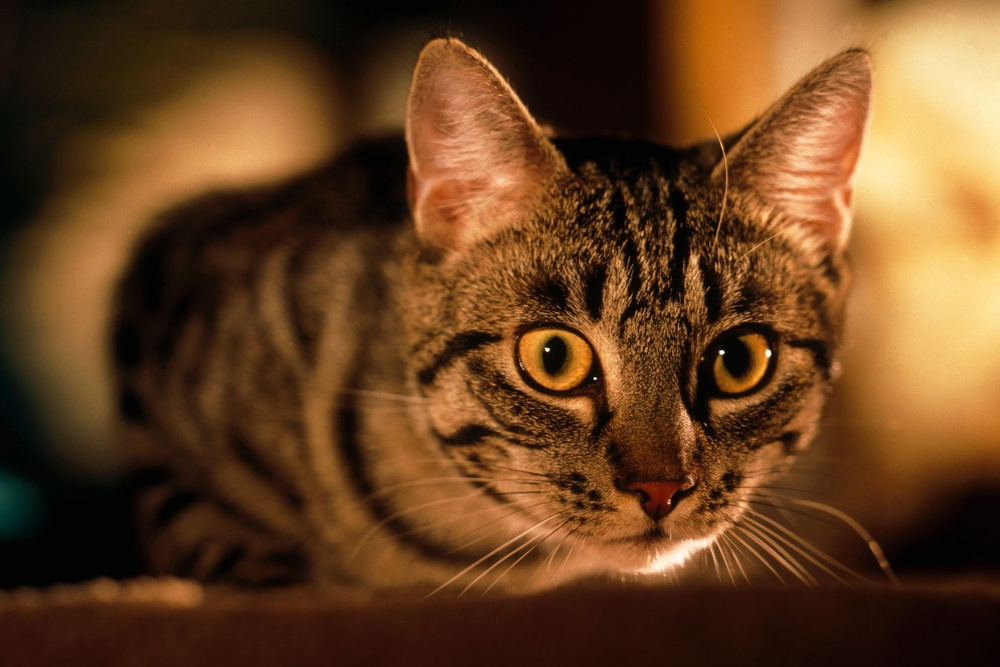
#> input picture sample_image.jpg, 1000 x 667 px, shrunk from 1800 x 1200 before the run
$ jupyter execute '05. OpenCV Usage.ipynb'   (shell and % lines are left out)
#> lines starting #> are read from the running program, lines starting #| are printed output that depends on the picture
# Getting Started with OpenCV

This notebook has two main objectives:
1. Getting familiar with OpenCV - its installation and some of its basic usage.
2. Looking at the data we will use - this will give you a lot of context for all the upcoming sessions.

## 1. Familiarisation with OpenCV

OpenCV is a hugely popular image processing library. It is used in a number of image processing applications. A lot of the backend processing of OpenCV is done in C++, which makes it very fast.

Before anything else, we need to install OpenCV.

> ### A. Installing OpenCV

#### For Windows users

- Go to [this website](https://www.lfd.uci.edu/~gohlke/pythonlibs/#opencv). It contains the 'wheel files' for several packages, which are present with a .whl extension. Do a Ctrl-F and find the ones for OpenCV.

- Download the .whl file appropriate to your *Python version* and *OS specifications* (most likely, you will be using a Python version greater than 3.4, so use that)

- Navigate to the file where the .whl file is present

- Make sure you have `pip` present on your machine. [This tutorial page](https://pythonprogramming.net/using-pip-install-for-python-modules/) can help you install `pip` if you don't have it.

- Run the following code:

`pip install wheel-name.whl`

- If pip is not present in your PATH variables, you may have to point to where pip is installed:

`C:\Python34\Scripts\Pip install <wheel-name>.whl`

#### For Mac users

- Open Terminal

- Run the following command

`apt-get install python3-OpenCV`

#### For conda installation

If you are running Python via Anaconda, you can run a simple conda install:

`conda install opencv`

In case you want more details, [here is a website](https://pythonprogramming.net/loading-images-python-opencv-tutorial/) that talks about these installations in detail. The link also tells you how to install numpy and matplotlib - most of you already have it, and you don't need to install it again.

> ### B. Importing OpenCV

OpenCV is one of those libraries that is known to have issues in importing.

To ensure that these issues don't happen to you, there's an easy trick. Before importing OpenCV, you can basically point your Jupyter notebook to the correct path where OpenCV is installed.

#### Resolving import issues in OpenCV

Sometimes, it might be that you have two conflicting Python versions (one from a regular install, one from Anaconda). This may cause cv2 to not work. One of the ways to fix this is go to your command line (Terminal for Mac), open Python from there and run these commands:

`import site
site.getsitepackages()`

You will get a list of site packages. Then, run the same commands on Jupyter. If your Terminal site packages has an extra site package location, add it to your site packages with the following commands.

`import sys
sys.path.append('<extra paths found in terminal but not in Jupyter, separated by commas>')`

> ### C. Working with Images using OpenCV

Once you have installed OpenCV, you can experiment with images

[cell 1]
# First, import OpenCV. The Python name for this is 'cv2'
import cv2

[cell 2]
# Run these if OpenCV doesn't load
import sys
#sys.path.append('/Library/Frameworks/Python.framework/Versions/3.6/lib/python3.6/site-packages/cv2/')

[cell 3]
# Next, import libraries that will aid OpenCV
import numpy as np
import matplotlib.pyplot as plt

[cell 4]
# Let's do some basic operations using OpenCV
# Reading an image
img = cv2.imread('sample_image.jpg')# You can replace this file path by your own file path.
#> img is the input picture: shape (667, 1000, 3); mean B, G, R 32.1, 64.6, 101.4
print (img.shape)
#| (667, 1000, 3)

This 'img' object becomes the basic object which is manipulated

The cv2.imshow() function is the standard way to show images using cv2.

However, this opens up a new window, which sometimes doesn't work with Jupyter notebooks.

Hence, the **suggested way with to show images with Jupyter notebooks** is using matplotlib's inline functions. These are demonstrated below.

[cell 5]
# Using cv2's imshow opens this image in a different window.
# However, the easier and more presentable way to do this is by using matplotlib's inline function
plt.imshow(cv2.cvtColor(img, cv2.COLOR_BGR2RGB)) # converting BGR to RGB for using matplotlib
plt.show()

Let's now move to working with channels and colours.
As you know, coloured images typically have 3 channels - Red, Green, Blue (RGB). For OpenCV specifically, this ordering of channels is B-G-R. Let's manipulate these images according to their channels.

[cell 6]
# Now, let's say we want to demonstrate only the green channel out of these
# The ordering of channels in OpenCV is B-G-R. 0 is Blue, 1 is Green, 2 is Red.
# plt.imshow(img[:,:,1])

plt.imshow(img[:,:,0])
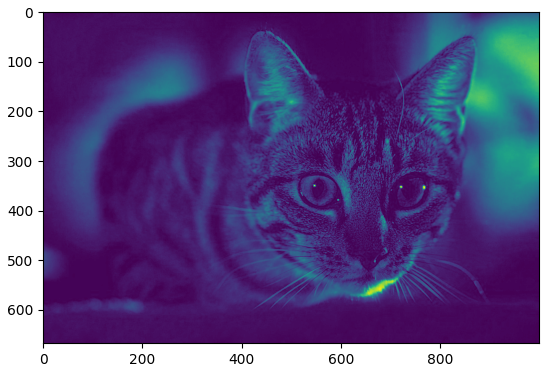
#> figure drawn by matplotlib, 1 panel

[cell 7]
# This image is a colour image. We can easily convert this image to gray.
img_gray = cv2.cvtColor(img, cv2.COLOR_BGR2GRAY)
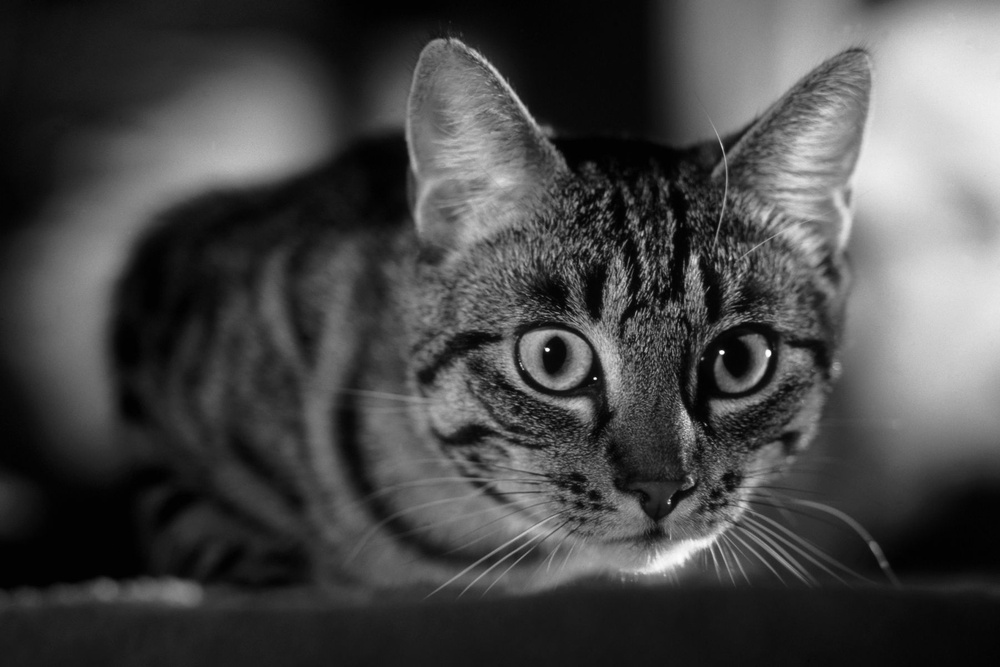
#> img_gray: shape (667, 1000); min 0, max 254, mean 71.9
plt.imshow(img_gray, cmap='gray')

$ run again, with virat1.jpg copied over sample_image.jpg
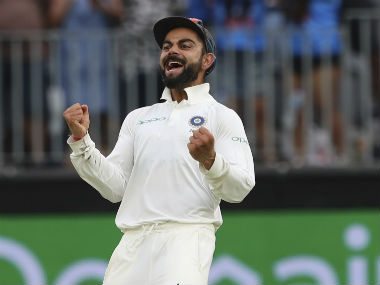
#> input picture virat1.jpg, 380 x 285 px
#> img is the input picture: shape (285, 380, 3); mean B, G, R 104.4, 109, 100.7
#| (285, 380, 3)
#> `[cell 6] # Now, let's say we want to demonstrate only the green channe..`:
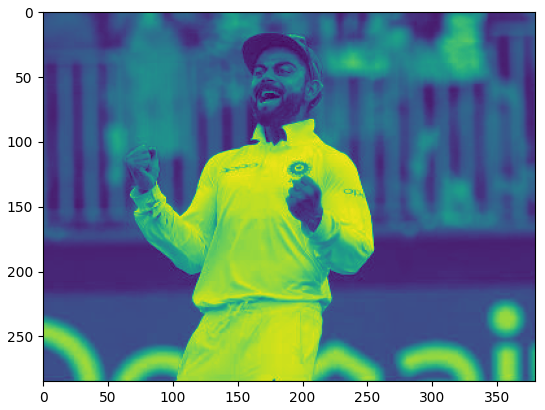
#> figure drawn by matplotlib, 1 panel
#> `img_gray = cv2.cvtColor(img, cv2.COLOR_BGR2GRAY)`:
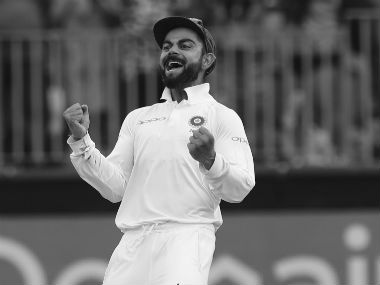
#> img_gray: shape (285, 380); min 4, max 255, mean 106
